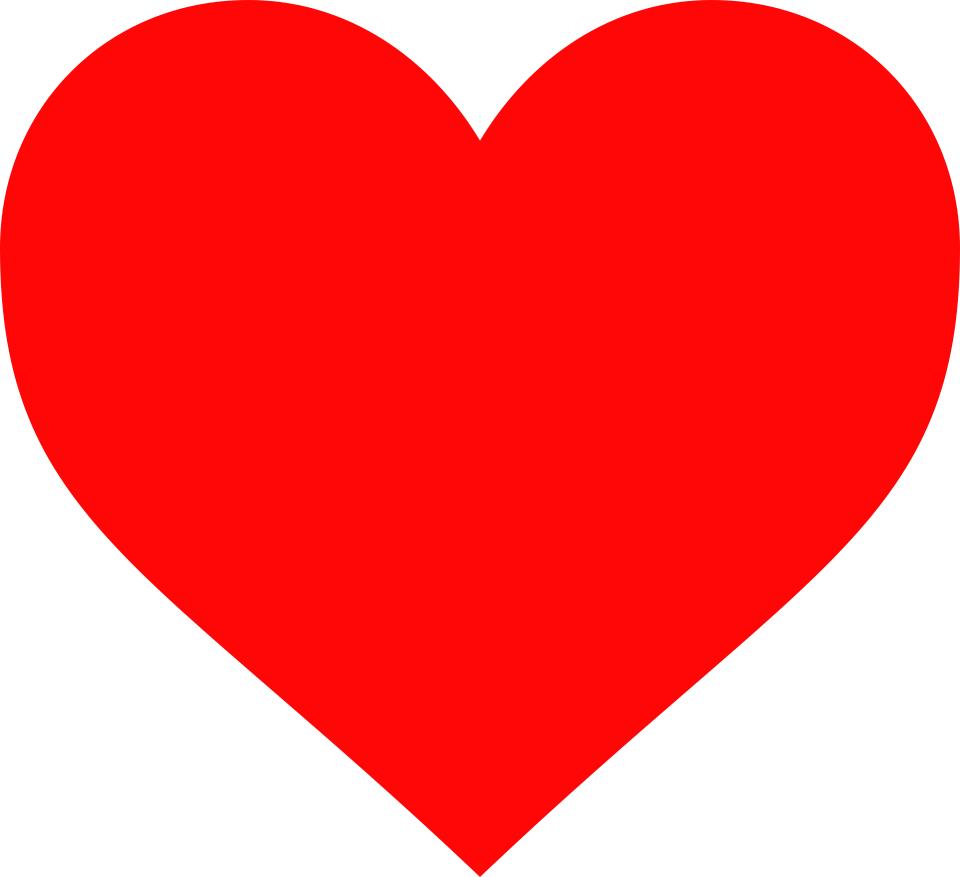
#> input picture shape.png, 1920 x 1754 px (shown at 1/2 size)
$ jupyter execute --allow-errors nlp_WordCloud.ipynb
#> lines starting #> are read from the running program, lines starting #| are printed output that depends on the picture
#> (a cell that did not finish here is left out)

#> (a cell that did not finish here is left out)

[cell 3]
A = []

#> (a cell that did not finish here is left out)

[cell 5]
## 2_1 :쓸모없는 데이터 특징: 특정 단어로 시작하는 제거 대상 문장 전부 제거
import re

[cell 6]
for x in A:
    if x == '':
        continue
    elif re.search('^[0-9]', x):
        A.remove(x)
        if x == '':
            continue
    elif x[0:] == "50m":
        A.remove(x)
        if x == '':
            continue
    elif x[:] == "© NAVER Corp.":
        A.remove(x)
        if x == '':
            continue
    elif x[0:2] == "주소":
        A.remove(x)
        if x == '':
            continue
    elif x[0:4] == "전화번호":
        A.remove(x)
        if x == '':
            continue
    elif x[0:4] == "영업시간":
        A.remove(x)
        if x == '':
            continue
    elif x[0:4] == "운영시간":
        A.remove(x)
        if x == '':
            continue
    elif x[0:5] == "서울특별시":
        A.remove(x)
        if x == '':
            continue
    elif x[0:2] == '재생':
        A.remove(x)
        if x == '':
            continue
    elif x[0:2] == "화질":
        A.remove(x)
        if x == '':
            continue
    elif x[0:2] == "자동":
        A.remove(x)
        if x == '':
            continue
    elif x[0:2] == "접기":
        A.remove(x)
        if x == '':
            continue
    elif x[0:6] == "브레이크타임":
        A.remove(x)
        if x == '':
            continue
    elif x[0:4] == "대표메뉴":
        A.remove(x)
        if x == '':
            continue
    elif x[0:1] == "*":
        A.remove(x)
        if x == '':
            continue
    elif x[0:1] == "#":
        A.remove(x)
        if x == '':
            continue
    elif x[0:2] == "점심":
        A.remove(x)
        if x == '':
            continue
    elif x[0:2] == "예약":
        A.remove(x)
        if x == '':
            continue
    elif x[0:2] == "번호":
        A.remove(x)
        if x == '':
            continue

[cell 7]
## 3 : 정규표현식을 이용해 한글 외에는 안나오게 설정후 다른 집합에 저장

AA=[]
for x in A:
     AA.append(re.sub('[^가-힣 ]', '', x))

[cell 8]
## 3_1 : 공집합 제거

for x in AA:
    if x == "":
        AA.remove(x)
    if x == " ":
        AA.remove(x)
    if x == "  ":
        AA.remove(x)

[cell 9]
## 3_2 : 양 옆 공백 제거 + 새로운 집합 탄생

AAA = []
for x in AA:
    AAA.append(x.strip())

[cell 10]
# 확인
AAA

[cell 11]
AAA2 = []

for x in AAA:
    AAA2.append(re.sub('[상암+점+]','',x))

[cell 12]
AAA2

[cell 13]
# 불용어 제거
stopwords = ['수','것','점','집','때','거','원','정도','식','번','중','분','와','안',
             '판','말','다음','살','등','입','감','한','위','시','게','건','이랑','제가',
             '듯','글','이','회','후','가지','때문','포','편','육','속','토','곳','일',
            '인','심','앞','야','전','층','장','간','알','보니','개','날','그런지','삼','지','바','데']

[cell 14]
from konlpy.tag import Komoran
#> (the rest of this cell did not finish here and is left out)

[cell 15]
# 명사 추출
noun_list = []

for x in AAA2:
    if x =='':
        continue
    else:
        #n = komoran.nouns(x)
        for y in komoran.nouns(x):
            if not y in stopwords:
                noun_list.append(y)

noun_list

[cell 16]
# 5 빈도수 사전 불러오기
import nltk
from nltk import FreqDist

[cell 17]
import numpy as np

#> (a cell that did not finish here is left out)

#> (a cell that did not finish here is left out)

#> (a cell that did not finish here is left out)

[cell 21]
# 6 하트모양 구현할 이미지 만들기
import numpy as np
from PIL import Image

mask = Image.new("RGBA",(2555,2275), (255,255,255))
#> mask: PIL image 2555x2275 RGBA; every value is 255
image = Image.open('shape.png').convert("RGBA")
#> image is the input picture: PIL image 1920x1754 RGBA; mean R, G, B, A 176.2, 4.8, 4.8, 175.9
x,y = image.size
#> x = 1920; y = 1754
mask.paste(image,(0,0,x,y),image)
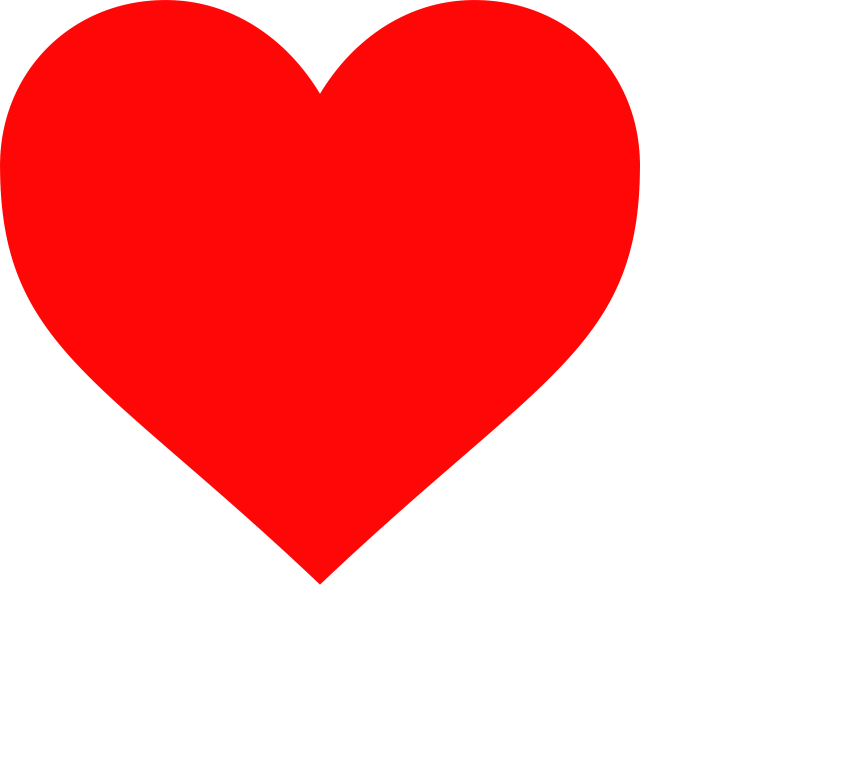
#> mask: PIL image 2555x2275 RGBA (shown at 1/3 size); mean R, G, B, A 255, 155.9, 155.9, 255; transparent parts drawn white
mask = np.array(mask)
